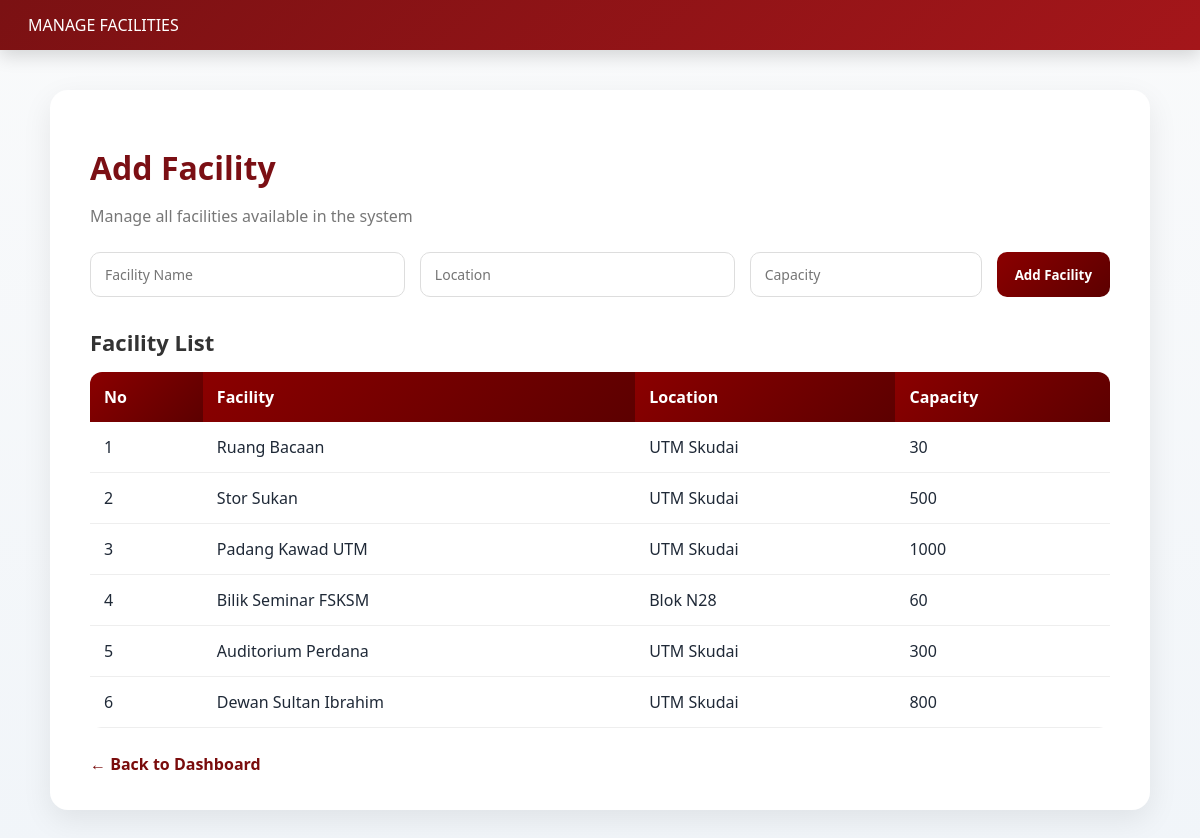
The app's page /manage_facilities.php (signed in) with its own data.
### tables this page shows
CREATE TABLE `facilities` (
  `facility_id` int NOT NULL,
  `facility_name` varchar(150) DEFAULT NULL,
  `location` varchar(100) DEFAULT NULL,
  `capacity` int DEFAULT NULL,
  `type` varchar(100) DEFAULT NULL,
  `department_id` int DEFAULT NULL
);

### manage_facilities.php (the view, shortened to what this page needs)
<?php
include '../db.php';
$facilities = $conn->query("SELECT * FROM facilities ORDER BY facility_id DESC");
?>
<!DOCTYPE html>
<html>
<head>
<link rel="stylesheet" href="../css/style.css">
</head>
<body>
<div class="utm-header">MANAGE FACILITIES</div>
<div class="manage-container">
<h1 class="manage-title">Add Facility</h1>
<p class="manage-subtitle">Manage all facilities available in the system</p>
<form method="POST" class="facility-form">
    <input type="text" name="facility_name" placeholder="Facility Name" required>
    <input type="text" name="location" placeholder="Location" required>
    <input type="number" name="capacity" placeholder="Capacity" required>
    <button type="submit" name="add_facility">Add Facility</button>
</form>
<h2 class="section-title">Facility List</h2>
<table class="facility-table">
<tr>
<th>No</th>
<th>Facility</th>
<th>Location</th>
<th>Capacity</th>
</tr>
<?php
$no = 1;
while($row = $facilities->fetch_assoc()){
?>
<tr>
<td><?= $no++ ?></td>
<td><?= htmlspecialchars($row['facility_name']) ?></td>
<td><?= htmlspecialchars($row['location']) ?></td>
<td><?= htmlspecialchars($row['capacity']) ?></td>
</tr>
<?php } ?>
</table>
<a href="dashboard.php" class="back-link">← Back to Dashboard</a>
</div>
</body>
</html>

### style.css (style rules this page uses)
:root { --primary-color: #7b1113; --primary-dark: #5c0d0f; --bg-color: #f6f6f6; --text-main: #1f2937; --text-secondary: #6b7280; }
* { box-sizing: border-box; font-family: 'Segoe UI', system-ui, sans-serif; }
body { margin: 0; background: linear-gradient(180deg, #f9fafb, #f1f5f9); color: var(--text-main); }
.main-header, .utm-header { background: linear-gradient(135deg, #7b1113, #a4161a); color: white; padding: 14px 28px; display: flex; justify-content: space-between; align-items: center; box-shadow: 0 6px 18px rgba(0,0,0,0.15); position: sticky; top: 0; z-index: 1000; }
.back-link { display: inline-block; margin-top: 1.5rem; font-weight: 600; text-decoration: none; color: var(--primary-color); }
.manage-container { max-width: 1100px; margin: 40px auto; background: #fff; padding: 35px 40px; border-radius: 18px; box-shadow: 0 10px 30px rgba(0,0,0,0.08); }
.manage-title { font-size: 32px; font-weight: 800; color: #7b0f14; margin-bottom: 10px; }
.manage-subtitle { color: #777; margin-bottom: 25px; }
.facility-form { display: grid; grid-template-columns: 2fr 2fr 1fr auto; gap: 15px; margin-bottom: 30px; }
.facility-form input { padding: 12px 14px; border-radius: 10px; border: 1px solid #ddd; font-size: 14px; }
.facility-form button { background: linear-gradient(135deg, #8b0000, #5c0000); color: #fff; border: none; border-radius: 10px; padding: 12px 18px; cursor: pointer; font-weight: 600; }
.section-title { font-size: 22px; font-weight: 700; margin-bottom: 15px; color: #333; }
.facility-table { width: 100%; border-collapse: collapse; overflow: hidden; border-radius: 12px; }
.facility-table th { background: linear-gradient(135deg, #8b0000, #5c0000); color: #fff; padding: 14px; text-align: left; }
.facility-table td { padding: 14px; border-bottom: 1px solid #eee; }
.back-link { display: inline-block; margin-top: 25px; color: #8b0000; font-weight: 600; text-decoration: none; }
.back-link { display: inline-block; margin-top: 25px; color: #7a0c0c; font-weight: 600; text-decoration: none; }

### records on screen
facilities: facility_name "Ruang Bacaan", location "UTM Skudai", capacity "30"
facilities: facility_name "Stor Sukan", location "UTM Skudai", capacity "500"
facilities: facility_name "Padang Kawad UTM", location "UTM Skudai", capacity "1000"
facilities: facility_name "Bilik Seminar FSKSM", location "Blok N28", capacity "60"
facilities: facility_name "Auditorium Perdana", location "UTM Skudai", capacity "300"
facilities: facility_name "Dewan Sultan Ibrahim", location "UTM Skudai", capacity "800"
